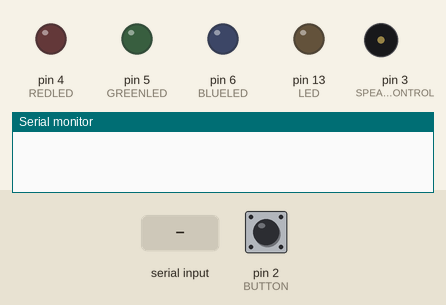
This sketch was run on a simulated Arduino Uno, built with avr-gcc and run on an emulated ATmega328P. On the bench: output pins drawn as LEDs (lit = HIGH), buzzer (waves = sounding, pin HIGH), the last lines printed to the serial monitor. Dashed ring = blinking. The test bench sets the inputs (shaded band); at power-on: pin 2 (BUTTON) HIGH.

Above: at 1.2 s.
1.3 s: "special-occasion" received over Serial
At 2.36 s:
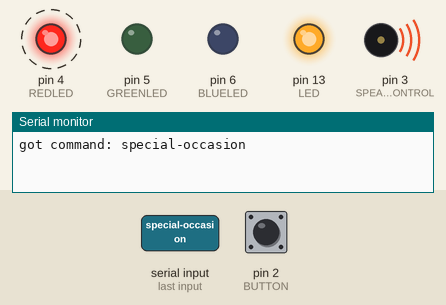
4.3 s: pin 2 (BUTTON) pulled LOW for 3.2 s
9.0 s: pin 2 (BUTTON) pulled LOW for 0.15 s
At 9.16 s:
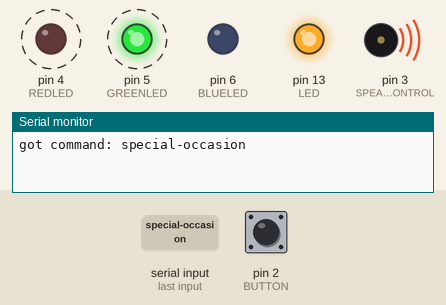
12.0 s: pin 2 (BUTTON) pulled LOW for 1 s
At 12.28 s:
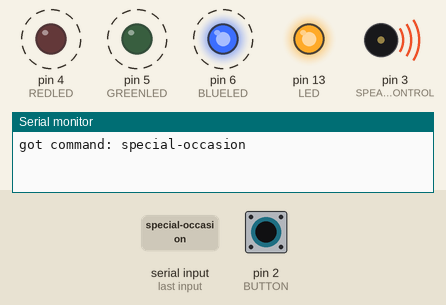
Timing chart, 0 to 16.5 s (numbered marks = the images above; inputs shaded):
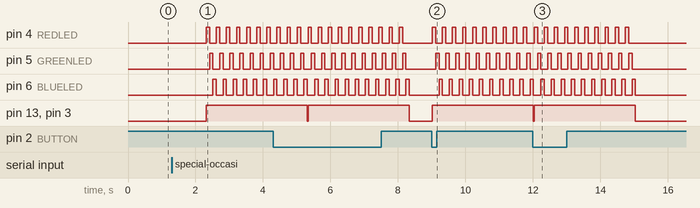

The sketch:

special-occasion.ino
```cpp
const int BUTTON = 2;
const int SPEAKERCONTROL = 3;
const int REDLED = 4;
const int GREENLED = 5;
const int BLUELED = 6;
const int LED = 13;

String command;

void setup() {
  // put your setup code here, to run once:
  pinMode(BUTTON, INPUT);
  pinMode(SPEAKERCONTROL, OUTPUT);
  pinMode(LED, OUTPUT);
  pinMode(REDLED, OUTPUT);
  pinMode(GREENLED, OUTPUT);
  pinMode(BLUELED, OUTPUT);
  digitalWrite(BUTTON, HIGH); // pull-up
  Serial.begin(9600);
}

boolean handle_button()
{
  int button_pressed = !digitalRead(BUTTON); // pin low -> pressed
  return button_pressed;
}

void specialOccasion(){
  digitalWrite(LED, HIGH);
  digitalWrite(SPEAKERCONTROL, HIGH);
  for(int i = 0; i < 10; i++){
      digitalWrite(REDLED, HIGH);
      delay(100);
      digitalWrite(REDLED, LOW);
      digitalWrite(GREENLED, HIGH);
      delay(100);
      digitalWrite(GREENLED, LOW);
      digitalWrite(BLUELED, HIGH);
      delay(100);
      digitalWrite(BLUELED, LOW);
  }
  digitalWrite(LED, LOW);
  digitalWrite(SPEAKERCONTROL, LOW);
}
void loop() {
  // put your main code here, to run repeatedly:

  boolean button_pressed = handle_button();

  if(button_pressed){
    specialOccasion();
  }
  else{
    digitalWrite(LED, LOW);
    digitalWrite(SPEAKERCONTROL, LOW);
  }
  if(Serial.available()){
    command = Serial.readString();
    Serial.println("got command: " + command);
  }
  if(command == "special-occasion"){

    specialOccasion();
    command = "";
  }
  delay(20);
}
```

Measured:
- after the input at 1.3 s, pin 4 (REDLED): alternates HIGH for 0.10 s and LOW for 0.20 s, starting after 1.0 s; pin 5 (GREENLED): alternates HIGH for 0.10 s and LOW for 0.20 s, starting after 1.1 s; pin 6 (BLUELED): alternates HIGH for 0.10 s and LOW for 0.20 s, starting after 1.2 s; pin 13 (LED), pin 3 (SPEAKERCONTROL): LOW → HIGH after 1.0 s
- after the input at 9.0 s, pin 4 (REDLED): alternates HIGH for 0.10 s and LOW for 0.20 s, starting at once; pin 5 (GREENLED): alternates HIGH for 0.10 s and LOW for 0.20 s, starting after 0.12 s; pin 6 (BLUELED): alternates HIGH for 0.10 s and LOW for 0.20 s, starting after 0.22 s; pin 13 (LED), pin 3 (SPEAKERCONTROL): LOW → HIGH at once
- after the input at 12.0 s, pin 4 (REDLED): alternates HIGH for 0.10 s and LOW for 0.20 s, 20 changes in all, then stays LOW, starting at once; pin 5 (GREENLED): alternates HIGH for 0.10 s and LOW for 0.20 s, 20 changes in all, then stays LOW, starting after 0.14 s
